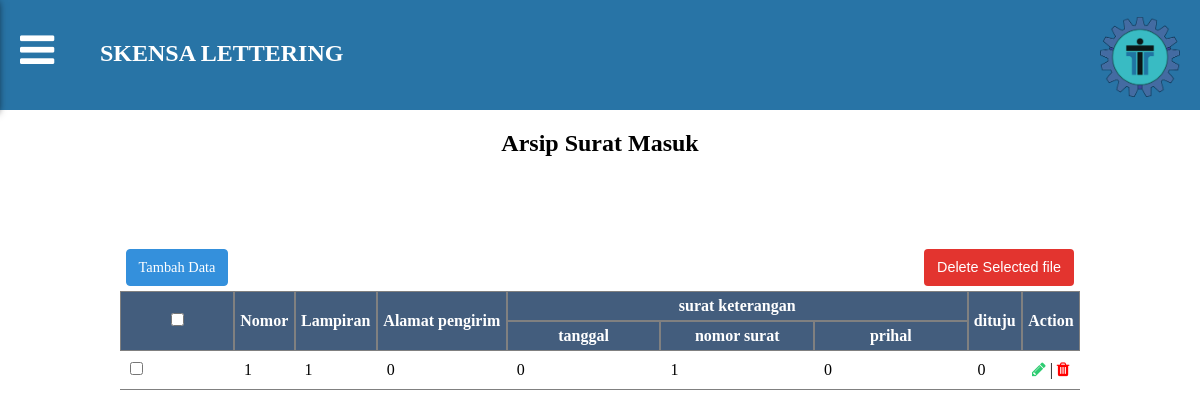
/OOP_skensa/public/suratmasuk (signed in), run on an earlier commit of the app's database.
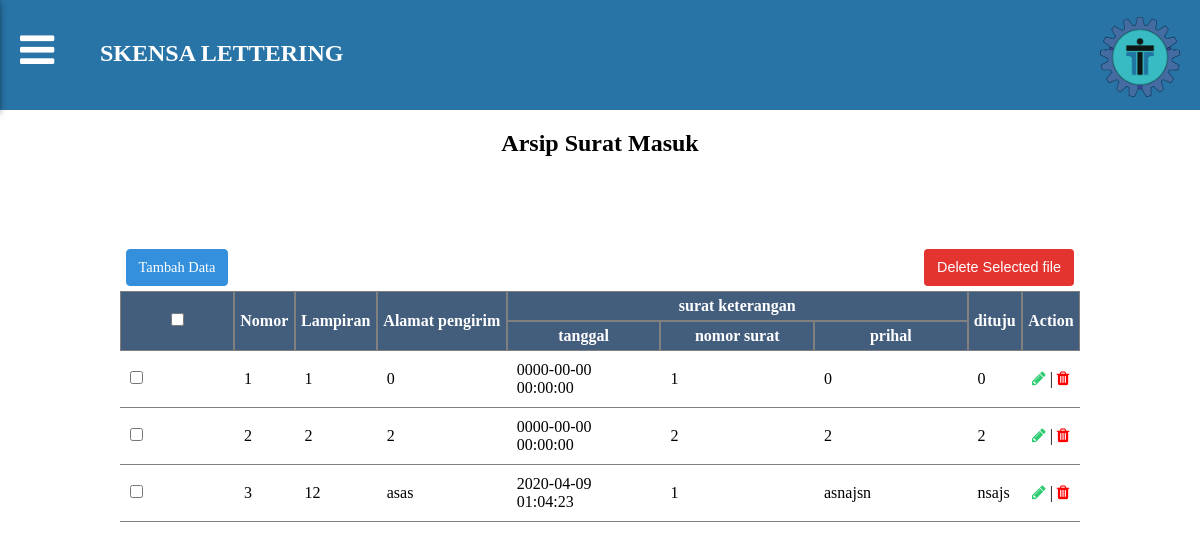
And on a later commit of the database.
### tables this page shows
CREATE TABLE `surat_masuk` (
  `nomor` int(11) NOT NULL,
  `lampiran` varchar(25) NOT NULL,
  `alamat_pengirim` varchar(25) NOT NULL,
  `tanggal` timestamp NOT NULL DEFAULT current_timestamp() ON UPDATE current_timestamp(),
  `perihal` varchar(25) NOT NULL,
  `dituju` varchar(25) NOT NULL,
  `id_suratMasuk` int(11) NOT NULL
);

### OOP_skensa/app/core/Controller.php (called while the page is built, shortened)
<?php
class Controller{
    public function view($view, $data=[]){
        require_once('../app/views/'.$view.'.php');
    }
    public function model($model){
        return new $model;
    }
}

### OOP_skensa/app/controller/Suratmasuk.php (called while the page is built, shortened)
<?php
class Suratmasuk extends Controller
{
    public function index()
    {
        $data['judul'] = "Surat Masuk";
        $data['surat'] = $this->model('suratmasuk_model')->getSuratMasuk();
        $this->view('templates/header', $data);
        $this->view('suratmasuk/index', $data);
        $this->view('templates/footer');
    }
}

### OOP_skensa/app/core/App.php (called while the page is built, shortened)
<?php
class App
{
    protected $method = "index";
    protected $params = [];
    public function __construct()
    {
        $this->controller = new $this->controller;
        call_user_func_array([$this->controller,$this->method],$this->params);
    }
}

### OOP_skensa/public/index.php (called while the page is built, shortened)
<?php
$app = new App();

### OOP_skensa/app/core/Database.php (called while the page is built, shortened)
<?php
class Database
{
    private $host = DB_HOST;
    private $name = DB_NAME;
    private $pass = DB_PASS;
    private $user = DB_USER;
    private $stmt;
    private $dbh;
    public function __construct()
    {
        $dsn = 'mysql:host=' . $this->host . ';dbname=' . $this->name;
        $option = [
            PDO::ATTR_PERSISTENT => true,
            PDO::ATTR_ERRMODE => PDO::ERRMODE_EXCEPTION
        ];
        try {
            $this->dbh = new PDO($dsn, $this->user, $this->pass, $option);
        } catch (PDOException $e) {
            die($e->getMessage());
        }
    }
    public function query($query)
    {
        $this->stmt = $this->dbh->prepare($query);
    }
    public function resultSet(){
        $this->stmt->execute();
        return $this->stmt->fetchAll(PDO::FETCH_ASSOC);
    }
}

### OOP_skensa/app/model/Suratmasuk_model.php (called while the page is built, shortened)
<?php
class Suratmasuk_model
{
    private $table = 'surat_masuk';
    public function __construct()
    {
        $this->db = new Database;
    }
    public function getSuratMasuk()
    {
        $query = "SELECT * FROM $this->table";
        $this->db->query($query);
        return $this->db->resultSet();
    }
}

### OOP_skensa/app/views/suratmasuk/index.php (the view, shortened to what this page needs)
<center><h1>Arsip Surat Masuk</h1></center>
<table cellspacing=0>
    <tr>
        <th class="th-none">
            <a href="#popup" class="tombol tombol-biru" id="tambahdatamasuk">Tambah Data</a></th>
        <th class="th-none"></th>
        <th class="th-none"></th>
        <th class="th-none"></th>
        <th class="th-none"></th>
        <th class="th-none"></th>
        <th class="th-none"></th>
    </tr>
    <tr>
        <th rowspan="2"><input type="checkbox" onchange="checkAll(this)" name="chk[]"></th>
        <th rowspan="2">Nomor</th>
        <th rowspan="2">Lampiran</th>
        <th rowspan="2">Alamat pengirim</th>
        <th colspan="3" class="srtket">surat keterangan</th>
        <th rowspan="2">dituju</th>
        <th colspan="2" rowspan="2">Action</th>
    </tr>
    <tr>
        <th id="lih">tanggal</th>
        <th id="lih" class="noo">nomor surat</th>
        <th id="lih">prihal</th>
    </tr>
    <?php
    $no = 1;
    foreach ($data['surat'] as $data) {
    ?><form action="<?= BASEURL?>/suratmasuk/hapusall" method="POST" name="postform" enctype="multipart/form-data">
            <tr class="bodytable">
                <td><input type="checkbox" name="pilih[]" value="<?php echo $data['id_suratMasuk'] ?>" /></td>
                <td><?= $no; ?></td>
                <td><?= $data["lampiran"] ?></td>
                <td><?= $data["alamat_pengirim"] ?></td>
                <td><?= $data["tanggal"] ?></td>
                <td><?= $data["nomor"] ?></td>
                <td><?= $data["perihal"] ?></td>
                <td><?= $data["dituju"] ?></td>
                <td class="icon">
                    <a href="#popup" class="editsuratmasuk" data-id="<?= $data['id_suratMasuk']?>"><i class="fa fa-pencil" id="edit"></i></a>
                    <span>|</span>
                    <a href="<?= BASEURL ?>/suratmasuk/hapus/<?= $data['id_suratMasuk'] ?>" onclick="return confirm('yakin ingin menghapus arsip surat?')" style="color:red;"><i class="fa fa-trash" id="hapus"></i></a>
                </td>
            </tr>
        <?php $no++;
    } ?><input type="submit" onclick="return confirm('yakin')" value="Delete Selected file" class=" tombol tombol-merah deleteall" />
        </form>
</table>

### OOP_skensa/app/views/templates/header.php (shortened to what this page needs)
<!DOCTYPE html>
<html lang="en">
<head>
    <link rel="stylesheet" href="<?= BASEURL?>/css/style.css">
  <link rel="stylesheet" href="https://cdnjs.cloudflare.com/ajax/libs/font-awesome/4.7.0/css/font-awesome.min.css">
</head>
<body>
    <label for="check">
        <i class="fa fa-navicon" id="open"></i>
    </label>
    <section>
        <div class="navbar">
            <h1>SKENSA LETTERING</h1>
            <img src="<?= BASEURL?>/image/logoskensa.png" alt="">
        </div>

### OOP_skensa/app/views/templates/footer.php (shortened to what this page needs)
</head>
</body>
</html>

### OOP_skensa/public/css/style.css (style rules this page uses)
label #open { position: absolute; top: 30px; left: 20px; font-size: 40px; cursor: pointer; transition: .5s; color: white; }
section { transition: .5s; }
.deleteall { position: relative; top: 92px; left: 77%; cursor: pointer; }
* { padding: 0; margin: 0; }
.navbar { width: 100%; height: 90px; background-color: #2874A6; padding-top: 20px; margin-bottom: 20px; }
.navbar h1 { margin-left: 100px; margin-top: 20px; color: white; }
.navbar img { width: 80px; margin-right: 20px; float: right; margin-top: -50px; }
#edit { color: #2ECC71; }
table { width: 80%; border: 0; margin: auto; margin-top: 50px; margin-bottom: 100px; }
table th { padding: 5px; background: #435d7d; border: 0; color: white; border: 0.5px solid grey; }
table td { padding: 10px; border-bottom: 1px solid grey; }
#lih { width: 16%; }
.th-none { background-color: white; outline: none; border: none; }
.tombol-merah { color: #fff; background-color: #e3342f; border-color: #e3342f }
.tombol { display: inline-block; font-weight: 400; text-align: center; white-space: nowrap; vertical-align: middle; -webkit-user-select: none; -moz-user-select: none; -ms-user-select: none; user-select: none; border: 1px solid transparent; padding: .375rem .75rem; font-size: .9rem; line-height: 1.6; text-decoration: none; border-radius: .25rem; transition: color .15s ease-in-out, background-color .15s ease-in-out, border-color .15s ease-in-out, box-shadow .15s ease-in-out }
.tombol:not(:disabled):not(.disabled) { cursor: pointer }
.tombol-biru { color: #fff; background-color: #3490dc; border-color: #3490dc }

What changed in the data, as far as the page shows it:
changed surat_masuk (number 1 of 3 on the later page): tanggal "0" → "0000-00-00 00:00:00"
added surat_masuk: lampiran "2", alamat_pengirim "2", tanggal "0000-00-00 00:00:00", nomor "2", perihal "2", dituju "2"
added surat_masuk: lampiran "12", alamat_pengirim "asas", tanggal "2020-04-09 01:04:23", nomor "1", perihal "asnajsn", dituju "nsajs"
